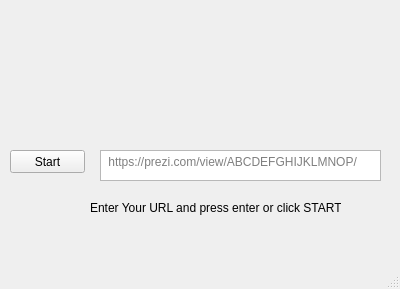
<?xml version="1.0" encoding="UTF-8"?>
<ui version="4.0">
 <class>MainWindow</class>
 <widget class="QMainWindow" name="MainWindow">
  <property name="geometry">
   <rect>
    <x>0</x>
    <y>0</y>
    <width>400</width>
    <height>289</height>
   </rect>
  </property>
  <property name="windowTitle">
   <string>MainWindow</string>
  </property>
  <property name="accessibleName">
   <string>Prezto Window</string>
  </property>
  <widget class="QWidget" name="centralwidget">
   <widget class="QPushButton" name="Start">
    <property name="geometry">
     <rect>
      <x>10</x>
      <y>150</y>
      <width>75</width>
      <height>23</height>
     </rect>
    </property>
    <property name="accessibleName">
     <string>Button to start program</string>
    </property>
    <property name="text">
     <string>Start</string>
    </property>
   </widget>
   <widget class="QLabel" name="label">
    <property name="geometry">
     <rect>
      <x>80</x>
      <y>20</y>
      <width>241</width>
      <height>121</height>
     </rect>
    </property>
    <property name="accessibleName">
     <string>Prezto Logo</string>
    </property>
    <property name="text">
     <string>&lt;html&gt;&lt;head/&gt;&lt;body&gt;&lt;p&gt;&lt;img src=&quot;:/image/prezto.png&quot;/&gt;&lt;/p&gt;&lt;/body&gt;&lt;/html&gt;</string>
    </property>
   </widget>
   <widget class="QPlainTextEdit" name="plainTextEdit">
    <property name="geometry">
     <rect>
      <x>100</x>
      <y>150</y>
      <width>281</width>
      <height>31</height>
     </rect>
    </property>
    <property name="accessibleName">
     <string>Input Box for Prezi URL</string>
    </property>
    <property name="placeholderText">
     <string> https://prezi.com/view/ABCDEFGHIJKLMNOP/</string>
    </property>
   </widget>
   <widget class="QLabel" name="label_2">
    <property name="geometry">
     <rect>
      <x>90</x>
      <y>200</y>
      <width>251</width>
      <height>16</height>
     </rect>
    </property>
    <property name="text">
     <string>Enter Your URL and press enter or click START!</string>
    </property>
   </widget>
  </widget>
  <widget class="QMenuBar" name="menubar">
   <property name="geometry">
    <rect>
     <x>0</x>
     <y>0</y>
     <width>400</width>
     <height>21</height>
    </rect>
   </property>
  </widget>
  <widget class="QStatusBar" name="statusbar"/>
 </widget>
 <resources>
  <include location="Logo.qrc"/>
 </resources>
 <connections/>
</ui>
